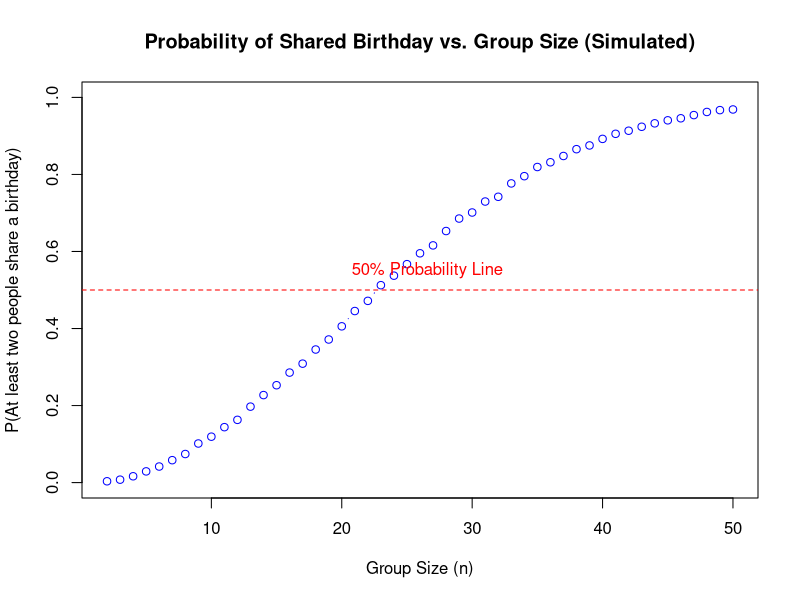

The R script that drew this image: (Note: a time limit stopped this script after it produced the figure.)
## ---- chunk 1
library(tidyverse)
library(broom)
## ---- chunk 2
simulate_birthday_match <- function(n) {

  birthdays <- sample(1:365, size = n, replace = TRUE)
  has_duplicate <- length(birthdays) != length(unique(birthdays))

  # 3. Return TRUE (match found) or FALSE (no match)
  return(has_duplicate)
}

# Define parameters
min_n <- 2
max_n <- 50
n_simulations <- 10000

# Create a sequence of group sizes to test
group_sizes <- min_n:max_n

# Initialize a vector to store the calculated probabilities
probabilities <- numeric(length(group_sizes))

# Run the simulation for each group size
for (i in 1:length(group_sizes)) {
  n <- group_sizes[i]

  # Run the simulation n_simulations times for the current group size
  results <- replicate(n_simulations, simulate_birthday_match(n))

  # Compute the probability:
  # The mean() of a logical vector (TRUE/FALSE) calculates the proportion of TRUEs
  probability_of_match <- mean(results)

  # Store the result
  probabilities[i] <- probability_of_match
}

# Create a data frame for plotting (good practice)
probability_data <- data.frame(
  group_size = group_sizes,
  probability = probabilities
)
## ---- chunk 3
# Make a plot
plot(probability_data$group_size, probability_data$probability,
     type = "b", # 'b' for both points and lines
     col = "blue",
     main = "Probability of Shared Birthday vs. Group Size (Simulated)",
     xlab = "Group Size (n)",
     ylab = "P(At least two people share a birthday)",
     ylim = c(0, 1) # Ensure the y-axis spans 0 to 1
)
abline(h = 0.5, col = "red", lty = 2) # Add a line at P=0.5
text(20, 0.55, "50% Probability Line", col = "red", pos = 4)
## ---- chunk 4
analyze_datasets <- function(mu, sd=5, n_simulations = 5000, sample_size = 30) {
  tibble(
    simulation_id = 1:n_simulations,
    data = map(1:n_simulations, ~ rnorm(n = sample_size, mean = mu, sd = sd)),
    t_test_results = map(
      .x = data,
      .f = ~ tidy(t.test(.x, mu = 0)) # H0: mu = 0
    )
  )
}

## ---- chunk 5
final_sim_results_nested0 <- analyze_datasets(mu = 0)
final_sim_results_nested1 <- analyze_datasets(mu = 1)
final_sim_results_nested2 <- analyze_datasets(mu = 2)
final_sim_results_nested3 <- analyze_datasets(mu = 3)
final_sim_results_nested4 <- analyze_datasets(mu = 4)
final_sim_results_nested5 <- analyze_datasets(mu = 5)
final_sim_results_nested6 <- analyze_datasets(mu = 6)
## ---- chunk 6
all_results_list <- list(
  `0` = final_sim_results_nested0,
  `1` = final_sim_results_nested1,
  `2` = final_sim_results_nested2,
  `3` = final_sim_results_nested3,
  `4` = final_sim_results_nested4,
  `5` = final_sim_results_nested5,
  `6` = final_sim_results_nested6
)

power_curve_data <- 
  all_results_list |> 
  bind_rows(.id = "true_mu_value")  |> 
  mutate(true_mu_value = as.numeric(true_mu_value))  |> 
  unnest(t_test_results) |> 
  group_by(true_mu_value) |> 
  summarise(
    power = mean(p.value < 0.05, na.rm = TRUE),
    .groups = "drop"
  )
## ---- chunk 7
power_plot <- ggplot(power_curve_data, aes(x = true_mu_value, y = power)) +
  geom_line() +
  geom_point() +
  scale_y_continuous(labels = scales::percent, limits = c(0, 1)) +
  labs(
    title = "Statistical Power Curve for One-Sample T-Test",
    subtitle = "Power (Rejection Rate of H0: μ = 0) vs. True Population Mean (μ)",
    x = expression("True Value of Mean"),
    y = "Statistical Power"
  ) +
  theme_minimal(base_size = 14) +
  theme(
    plot.title.position = "plot",
    panel.grid.minor = element_blank()
  )

power_plot
